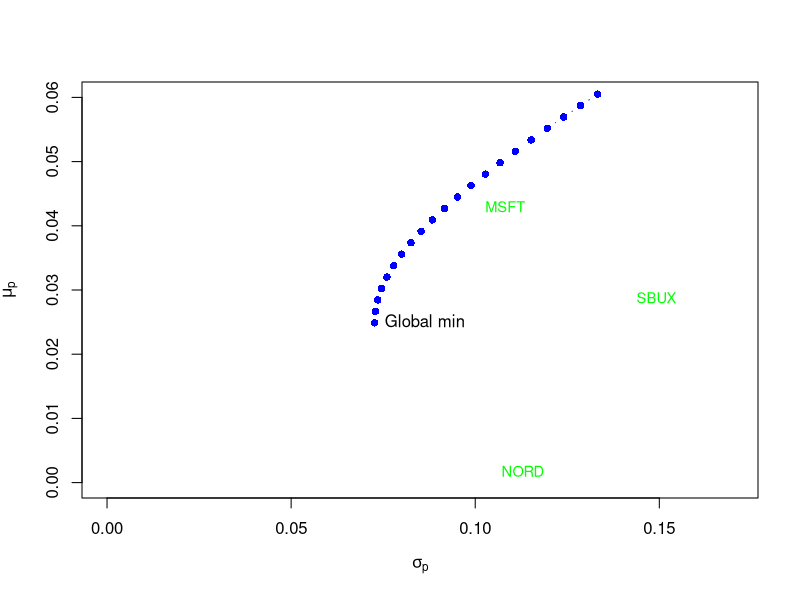

Here is the R script that generated this plot:
# Ref: Examples from slide of Carpentier: portfolio optimization

asset.names <- c("MSFT", "NORD", "SBUX")
mu.vec = c(0.0427, 0.0015, 0.0285)
names(mu.vec) = asset.names
sigma.mat = matrix(c(0.0100, 0.0018, 0.0011, 
                     0.0018, 0.0109, 0.0026,
                     0.0011, 0.0026, 0.0199),
                     nrow =3 , ncol =3)
dimnames(sigma.mat) = list(asset.names, asset.names)
mu.vec

sigma.mat

# For a equally weighted portfolio:
x.vec = rep(1, 3)/3
names(x.vec) = asset.names
mu.p.x = crossprod(x.vec, mu.vec)
sig2.p.x = t(x.vec) %*% sigma.mat %*% x.vec
sig.p.x = sqrt(sig2.p.x)
mu.p.x
sig.p.x

# GMVP
top.mat = cbind(2*sigma.mat, rep (1, 3))
bot.vec = c(rep (1, 3), 0)
Am.mat = rbind(top.mat, bot.vec)
b.vec = c(rep(0, 3), 1)
z.m.mat = solve(Am.mat) %*% b.vec
m.vec = z.m.mat[1:3, 1]
m.vec
#
mu.gmin = as.numeric(crossprod(m.vec, mu.vec))
mu.gmin
#
sig2.gmin = as.numeric(t(m.vec) %*% sigma.mat %*% m.vec)
sig.gmin = sqrt(sig2.gmin)
sig.gmin

# Another way to compute the GMVP using analytical expression: 
one.vec = rep(1, 3)
sigma.inv.mat = solve(sigma.mat)
top.mat = sigma.inv.mat %*% one.vec
bot.val = as.numeric((t(one.vec) %*% sigma.inv.mat %*% one.vec))
m.mat = top.mat / bot.val
m.mat[ ,1]

# ====================================================
# MVP for a given return which is MSFT in this example: 
top.mat = cbind(2*sigma.mat, mu.vec, rep(1, 3))
mid.vec = c(mu.vec, 0, 0)
bot.vec = c(rep(1, 3), 0, 0)
A.mat = rbind(top.mat, mid.vec, bot.vec)
bmsft.vec = c(rep(0, 3), mu.vec["MSFT"], 1)
z.mat = solve(A.mat) %*% bmsft.vec
x.vec = z.mat[1:3, ]
x.vec

# The portfolio return and standard deviation are
mu.px = as.numeric(crossprod(x.vec, mu.vec))
mu.px

sig2.px = as.numeric(t(x.vec) %*% sigma.mat %*% x.vec)
sig.px = sqrt(sig2.px)
sig.px

# If our target is to get the same return as Starbucks (SBUX),
bsbux.vec = c(rep(0, 3), mu.vec["SBUX"], 1)
z.mat = solve(A.mat) %*% bsbux.vec
y.vec = z.mat[1:3,]
y.vec

# with expected return and standard deviation
mu.py = as.numeric(crossprod(y.vec, mu.vec))
sig2.py = as.numeric(t(y.vec) %*% sigma.mat %*% y.vec )
sig.py = sqrt(sig2.py)
mu.py
sig.py

# Observe that actually, those two portfolios are extremely correlated
sigma.xy = as.numeric(t(x.vec ) %*% sigma.mat %*% y.vec )
rho.xy = sigma.xy / (sig.px*sig.py )
rho.xy

# We can now compute the efficient frontier.
# We have seen that any minimum variance portfolio can be created as a convex
# combination of any two minimum variance portfolios with different target
# expected returns.
# Consider our two previous portfolio, x and y. Let α be a portfolio, expressed
# from x and y, α = αx + (1 − α)y
a = 0.5
z.vec = a*x.vec + (1 - a)*y.vec
z.vec
# with expected return and standard deviation
mu.pz = as.numeric(crossprod(z.vec, mu.vec))
sig2.pz = as.numeric(t(z.vec) %*% sigma.mat %*% z.vec)
sig.pz = sqrt(sig2.pz)
mu.pz
sig.pz
# or equivalently
mu.pz = a*mu.px + (1 - a)*mu.py
sig.xy = as.numeric(t(x.vec) %*% sigma.mat %*% y.vec)
sig2.pz = a^2 * sig2.px + (1 - a)^2 * sig2.py + 2*a*(1 - a)*sig.xy
sig.pz = sqrt(sig2.pz)
mu.pz
sig.pz

# If we have a given target expected return, we have to find first our appropriate
# weight α. For instance, if we want the same return as Nordstrom (NORD)
a.nord = (mu.vec["NORD"] - mu.py)/(mu.px - mu.py)
z.nord = a.nord *x.vec + (1 - a.nord)*y.vec
z.nord

# Expected return and standard deviation are then
mu.pz.nord = a.nord *mu.px + (1 - a.nord)*mu.py
sig2.pz.nord = a.nord^2 * sig2.px + 
               (1 - a.nord)^2 * sig2.py + 
               2*a.nord *(1 - a.nord)*sigma.xy
sig.pz.nord = sqrt(sig2.pz.nord)
mu.pz.nord
sig.pz.nord

# Now, to compute the efficient frontier, consider a sequence of α’s
# Here we combine two portfolios: GMVP and x.vec(portfolio return is MSFT) 
a = seq(from = 1, to = -1, by = -0.1)
n.a = length(a)
z.mat = matrix(0, n.a, 3)
mu.z = rep(0, n.a)
sig2.z = rep(0, n.a)
sig.mx = t(m.vec) %*% sigma.mat %*% x.vec
for (i in 1: n.a) {
  z.mat[i, ] = a[i]*m.vec + (1 - a[i])*x.vec
  mu.z[i] = a[i]*mu.gmin + (1 - a[i])*mu.px
  sig2.z[i] = a[i]^2 * sig2.gmin + 
              (1 - a[i])^2 * sig2.px + 
              2*a[i]*(1 - a[i])*sig.mx
  }

plot(sqrt(sig2.z), mu.z, type ="b", 
     ylim =c(0, 0.06) , xlim =c(0, 0.17),
     pch =16, col="blue", 
     ylab = expression(mu[p]), 
     xlab = expression(sigma[p]))

text(sig.gmin, mu.gmin, 
     labels ="Global min", 
     pos =4)

sd.vec <- sqrt(diag(sigma.mat))
text(sd.vec, mu.vec, labels = asset.names, pos =4, cex = 0.88, col = "green")




